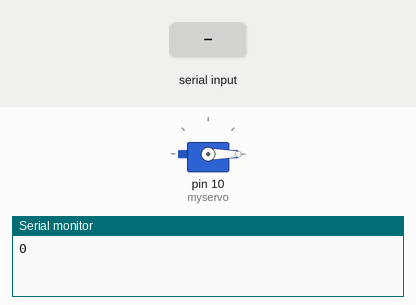
The sketch below on a simulated Arduino Uno, built with avr-gcc and run on an emulated ATmega328P. Parts: servo, the last lines printed to the serial monitor. The test bench sets the inputs (shaded band).

Above: at 1.2 s.
1.3 s: "30,150\n" received over Serial
At 3.9 s:
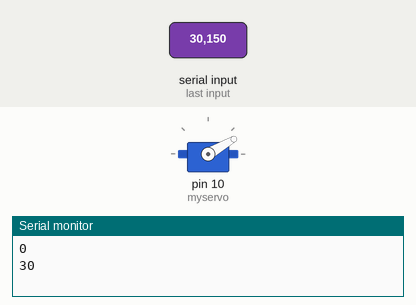
4.3 s: "200\n" received over Serial
At 5.8 s:
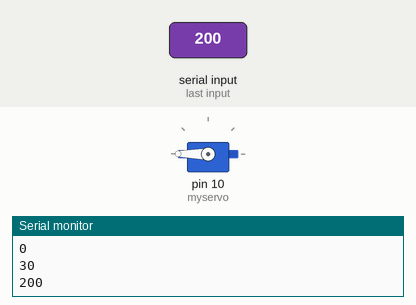
6.8 s: "90,45\n" received over Serial
At 9.0 s:
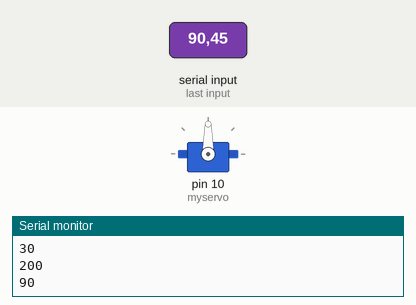
Timing chart, 0 to 10.5 s (numbered marks = the images above; inputs shaded):
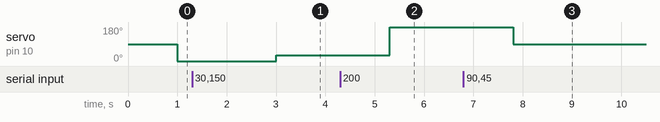

The sketch:

Motor_And_Esc_Controller.ino
```cpp
#include <Servo.h> //accesses the Arduino Servo Library

Servo myservo;  // creates servo object to control a servo

int val;    // variable to read the value from the analog pin
int c = 0;
void setup()
{
  Serial.begin(9600);
  myservo.attach(10);  // ensures output to servo on pin 9
}


void loop()
{
  String a = Serial.readString();
  if(a != "")
    c = a.toInt();
  Serial.println(c);
  //val = analogRead(1);  // reads the value of the potentiometer from A1 (value between 0 and 1023)
  //Serial.println(val);
  //val = map(val, 0, 1023, 0, 180);     // converts reading from potentiometer to an output value in degrees of rotation that the servo can understand
  myservo.write(c);                  // sets the servo position according to the input from the potentiometer
  //Serial.println(val);
  delay(1000);     // waits 15ms for the servo to get to set position

}
```

Measured:
- after the input at 1.3 s, servo on pin 10 (myservo): 0° → 30° after 1.7 s
- after the input at 4.3 s, servo on pin 10 (myservo): 30° → 180° after 1.0 s
- after the input at 6.8 s, servo on pin 10 (myservo): 180° → 90° after 1.0 s
